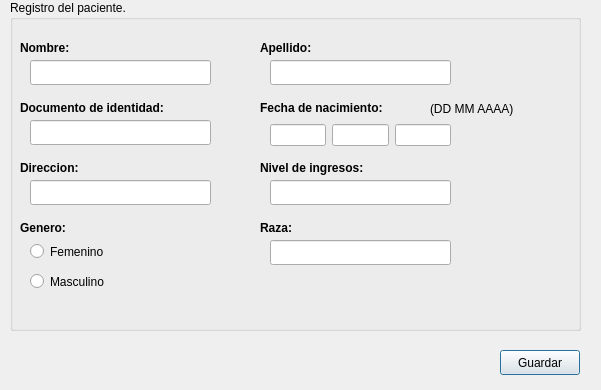
<?xml version="1.0" encoding="UTF-8"?>
<ui version="4.0">
 <class>regpc</class>
 <widget class="QDialog" name="regpc">
  <property name="geometry">
   <rect>
    <x>0</x>
    <y>0</y>
    <width>601</width>
    <height>390</height>
   </rect>
  </property>
  <property name="windowTitle">
   <string>Registro paciente</string>
  </property>
  <widget class="QPushButton" name="guardar">
   <property name="geometry">
    <rect>
     <x>500</x>
     <y>350</y>
     <width>80</width>
     <height>25</height>
    </rect>
   </property>
   <property name="text">
    <string>Guardar</string>
   </property>
  </widget>
  <widget class="QGroupBox" name="groupBox">
   <property name="geometry">
    <rect>
     <x>10</x>
     <y>0</y>
     <width>571</width>
     <height>331</height>
    </rect>
   </property>
   <property name="styleSheet">
    <string notr="true">font: 75 11pt &quot;URW Bookman L&quot;;</string>
   </property>
   <property name="title">
    <string>Registro del paciente.</string>
   </property>
   <widget class="QLabel" name="label">
    <property name="geometry">
     <rect>
      <x>10</x>
      <y>40</y>
      <width>71</width>
      <height>17</height>
     </rect>
    </property>
    <property name="text">
     <string>&lt;html&gt;&lt;head/&gt;&lt;body&gt;&lt;p&gt;&lt;span style=&quot; font-weight:600;&quot;&gt;Nombre:&lt;/span&gt;&lt;/p&gt;&lt;/body&gt;&lt;/html&gt;</string>
    </property>
   </widget>
   <widget class="QLineEdit" name="nombrep">
    <property name="geometry">
     <rect>
      <x>20</x>
      <y>60</y>
      <width>181</width>
      <height>25</height>
     </rect>
    </property>
   </widget>
   <widget class="QLabel" name="label_3">
    <property name="geometry">
     <rect>
      <x>10</x>
      <y>100</y>
      <width>201</width>
      <height>17</height>
     </rect>
    </property>
    <property name="text">
     <string>&lt;html&gt;&lt;head/&gt;&lt;body&gt;&lt;p&gt;&lt;span style=&quot; font-weight:600;&quot;&gt;Documento de identidad:&lt;/span&gt;&lt;/p&gt;&lt;/body&gt;&lt;/html&gt;</string>
    </property>
   </widget>
   <widget class="QLineEdit" name="docidtp">
    <property name="geometry">
     <rect>
      <x>20</x>
      <y>120</y>
      <width>181</width>
      <height>25</height>
     </rect>
    </property>
   </widget>
   <widget class="QLabel" name="label_5">
    <property name="geometry">
     <rect>
      <x>10</x>
      <y>160</y>
      <width>81</width>
      <height>17</height>
     </rect>
    </property>
    <property name="text">
     <string>&lt;html&gt;&lt;head/&gt;&lt;body&gt;&lt;p&gt;&lt;span style=&quot; font-weight:600;&quot;&gt;Direccion:&lt;/span&gt;&lt;/p&gt;&lt;/body&gt;&lt;/html&gt;</string>
    </property>
   </widget>
   <widget class="QLineEdit" name="direccion">
    <property name="geometry">
     <rect>
      <x>20</x>
      <y>180</y>
      <width>181</width>
      <height>25</height>
     </rect>
    </property>
   </widget>
   <widget class="QLabel" name="label_6">
    <property name="geometry">
     <rect>
      <x>10</x>
      <y>220</y>
      <width>71</width>
      <height>17</height>
     </rect>
    </property>
    <property name="text">
     <string>&lt;html&gt;&lt;head/&gt;&lt;body&gt;&lt;p&gt;&lt;span style=&quot; font-weight:600;&quot;&gt;Genero:&lt;/span&gt;&lt;/p&gt;&lt;/body&gt;&lt;/html&gt;</string>
    </property>
   </widget>
   <widget class="QRadioButton" name="generof">
    <property name="geometry">
     <rect>
      <x>20</x>
      <y>240</y>
      <width>91</width>
      <height>23</height>
     </rect>
    </property>
    <property name="text">
     <string>Femenino</string>
    </property>
   </widget>
   <widget class="QRadioButton" name="generom">
    <property name="geometry">
     <rect>
      <x>20</x>
      <y>270</y>
      <width>94</width>
      <height>23</height>
     </rect>
    </property>
    <property name="text">
     <string>Masculino</string>
    </property>
   </widget>
   <widget class="QLabel" name="label_2">
    <property name="geometry">
     <rect>
      <x>250</x>
      <y>40</y>
      <width>71</width>
      <height>17</height>
     </rect>
    </property>
    <property name="text">
     <string>&lt;html&gt;&lt;head/&gt;&lt;body&gt;&lt;p&gt;&lt;span style=&quot; font-weight:600;&quot;&gt;Apellido:&lt;/span&gt;&lt;/p&gt;&lt;/body&gt;&lt;/html&gt;</string>
    </property>
   </widget>
   <widget class="QLineEdit" name="apellidop_2">
    <property name="geometry">
     <rect>
      <x>260</x>
      <y>60</y>
      <width>181</width>
      <height>25</height>
     </rect>
    </property>
   </widget>
   <widget class="QLabel" name="label_4">
    <property name="geometry">
     <rect>
      <x>250</x>
      <y>100</y>
      <width>171</width>
      <height>17</height>
     </rect>
    </property>
    <property name="text">
     <string>&lt;html&gt;&lt;head/&gt;&lt;body&gt;&lt;p&gt;&lt;span style=&quot; font-weight:600;&quot;&gt;Fecha de nacimiento:&lt;/span&gt;&lt;/p&gt;&lt;/body&gt;&lt;/html&gt;</string>
    </property>
   </widget>
   <widget class="QLabel" name="label_7">
    <property name="geometry">
     <rect>
      <x>250</x>
      <y>160</y>
      <width>141</width>
      <height>17</height>
     </rect>
    </property>
    <property name="text">
     <string>&lt;html&gt;&lt;head/&gt;&lt;body&gt;&lt;p&gt;&lt;span style=&quot; font-weight:600;&quot;&gt;Nivel de ingresos:&lt;/span&gt;&lt;/p&gt;&lt;/body&gt;&lt;/html&gt;</string>
    </property>
   </widget>
   <widget class="QLineEdit" name="niveling">
    <property name="geometry">
     <rect>
      <x>260</x>
      <y>180</y>
      <width>181</width>
      <height>25</height>
     </rect>
    </property>
   </widget>
   <widget class="QLabel" name="raza">
    <property name="geometry">
     <rect>
      <x>250</x>
      <y>220</y>
      <width>41</width>
      <height>17</height>
     </rect>
    </property>
    <property name="text">
     <string>&lt;html&gt;&lt;head/&gt;&lt;body&gt;&lt;p&gt;&lt;span style=&quot; font-weight:600;&quot;&gt;Raza:&lt;/span&gt;&lt;/p&gt;&lt;/body&gt;&lt;/html&gt;</string>
    </property>
   </widget>
   <widget class="QLineEdit" name="raza_2">
    <property name="geometry">
     <rect>
      <x>260</x>
      <y>240</y>
      <width>181</width>
      <height>25</height>
     </rect>
    </property>
   </widget>
   <widget class="QLabel" name="label_8">
    <property name="geometry">
     <rect>
      <x>420</x>
      <y>100</y>
      <width>121</width>
      <height>17</height>
     </rect>
    </property>
    <property name="text">
     <string>(DD MM AAAA)</string>
    </property>
   </widget>
   <widget class="QWidget" name="layoutWidget">
    <property name="geometry">
     <rect>
      <x>260</x>
      <y>120</y>
      <width>181</width>
      <height>30</height>
     </rect>
    </property>
    <layout class="QHBoxLayout" name="horizontalLayout">
     <item>
      <widget class="QLineEdit" name="dianac"/>
     </item>
     <item>
      <widget class="QLineEdit" name="mesnac"/>
     </item>
     <item>
      <widget class="QLineEdit" name="anionac"/>
     </item>
    </layout>
   </widget>
  </widget>
 </widget>
 <resources/>
 <connections/>
</ui>
